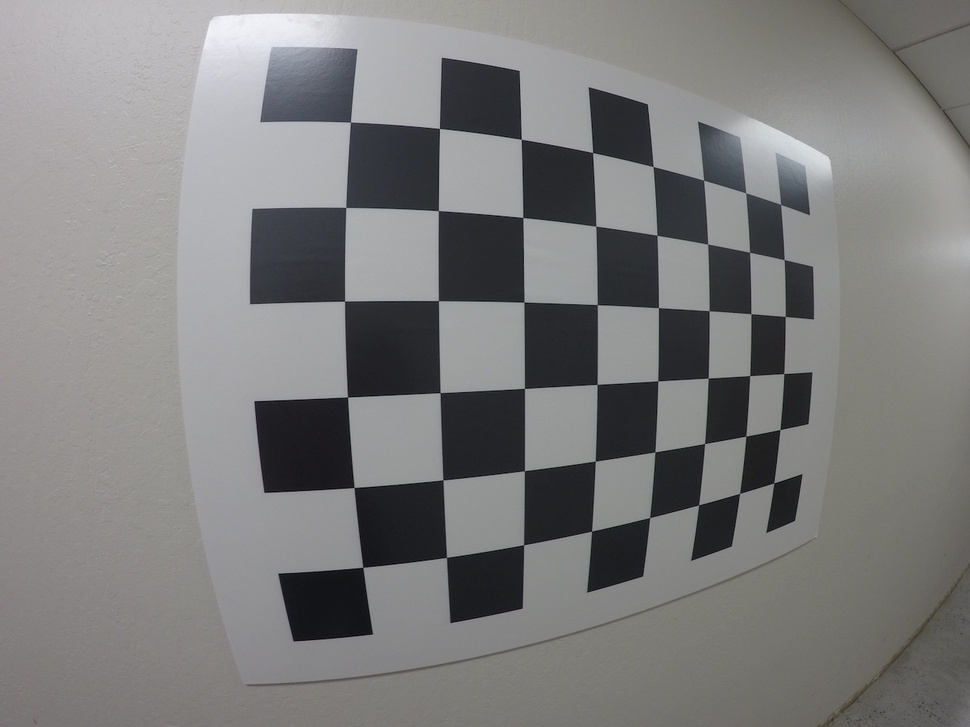
#> input picture calibration_wide/GOPR0032.jpg, 970 x 727 px, shrunk from 1280 x 960 before the run; its folder holds only this picture in this run
$ jupyter execute --allow-errors camera_calibration.ipynb   (shell and % lines are left out)   (older library calls are emulated)
#> lines starting #> are read from the running program, lines starting #| are printed output that depends on the picture; after the words box and inside, x2 and y2 are one past the last pixel; in counts of white or black regions, pixels touching at a corner belong together; long printed decimals are rounded
[cell 1]
import numpy as np
import cv2
import glob
import matplotlib.pyplot as plt

# prepare object points, like (0,0,0), (1,0,0), (2,0,0) ....,(6,5,0)
# the first two dimesions are x and y and the last one is z which we put zero since we are talking about plain.
objp = np.zeros((6*8,3), np.float32)
objp[:,:2] = np.mgrid[0:8, 0:6].T.reshape(-1,2)

# Arrays to store object points and image points from all the images.
objpoints = [] # 3d points in real world space
imgpoints = [] # 2d points in image plane.

# Make a list of calibration images
images = glob.glob('calibration_wide/GO*.jpg')

# Step through the list and search for chessboard corners
for idx, fname in enumerate(images):
    img = cv2.imread(fname)
#> img is the input picture: shape (727, 970, 3); mean B, G, R 124.7, 124.9, 125.1
    gray = cv2.cvtColor(img, cv2.COLOR_BGR2GRAY)

    # Find the chessboard corners
    ret, corners = cv2.findChessboardCorners(gray, (8,6), None)
#> ret = True; corners = 48 rows, first 8: [350.4, 122], [439.4, 128.4], [521.3, 139.2], [592.7, 152.7], [653.1, 166.5], [703.6, 180.2], [745.7, 192.7], [780.6, 204.5]

    # If found, add object points, image points
    if ret == True:
        objpoints.append(objp)
        imgpoints.append(corners)

        # Draw and display the corners
        cv2.drawChessboardCorners(img, (8,6), corners, ret)
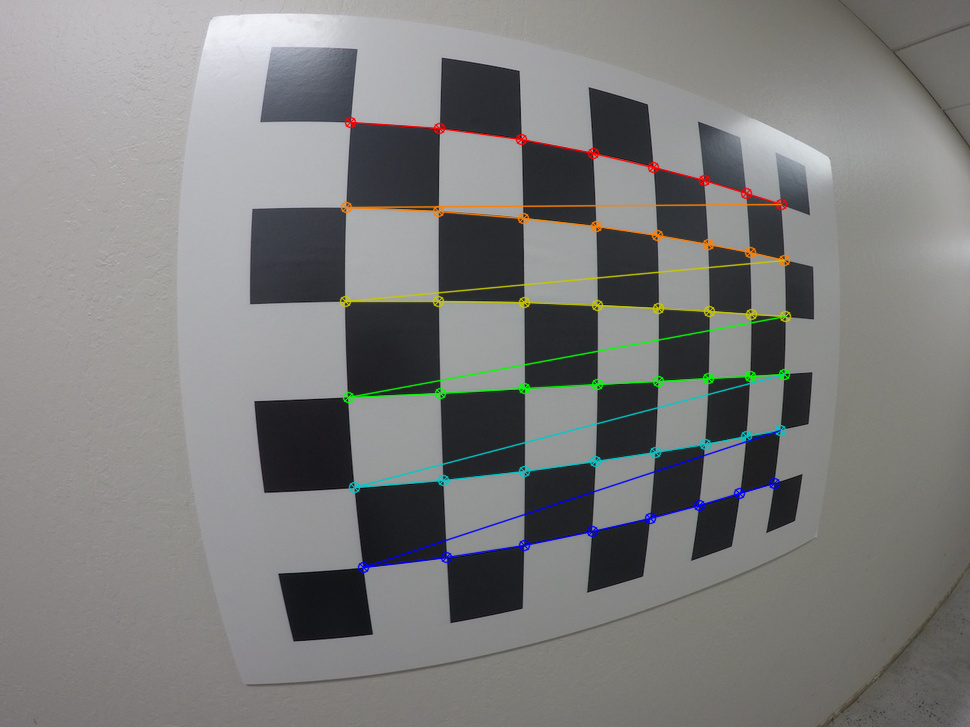
#> img: shape (727, 970, 3); 2.55% of pixels changed, all inside (x1, y1, x2, y2) = (339, 116, 792, 574)
        # [4 lines of commented-out code are left out]
print(corners[0])
#| [[350.425 122.044]]
cv2.destroyAllWindows()
print (objpoints[0].shape)
print (imgpoints[0].shape)
#| (48, 1, 2)

## Restoring distorted images

[cell 2]
import pickle

# Test undistortion on an image
img = cv2.imread('calibration_wide/test_image.jpg')
#> (the rest of this cell did not finish here and is left out)

[cell 3]
import numpy as np
import cv2
import matplotlib.pyplot as plt
import matplotlib.image as mpimg
import pickle

# Read in an image
#> (the rest of this cell did not finish here and is left out)

[cell 4]
import numpy as np
import cv2
import matplotlib.pyplot as plt
import matplotlib.image as mpimg


image = mpimg.imread('test_images/straight_lines2.jpg')
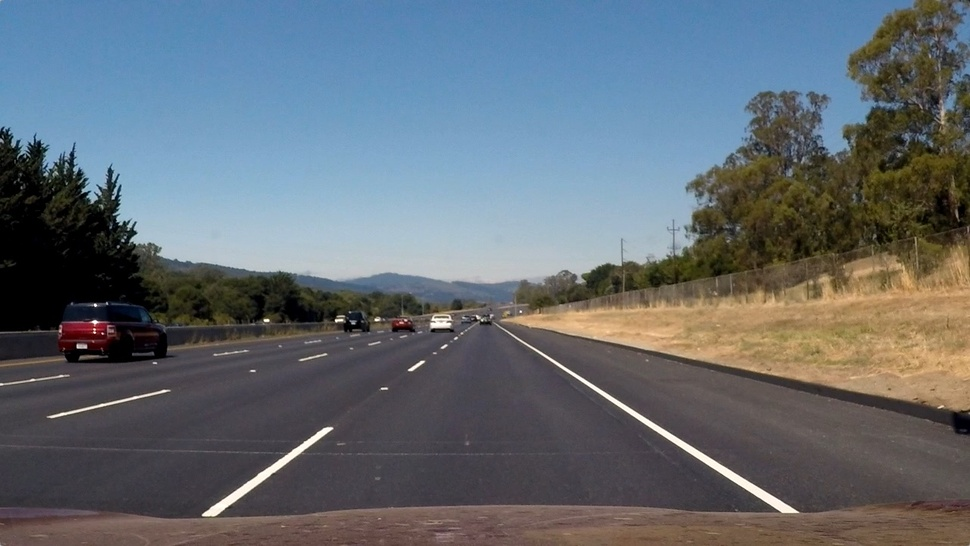
#> input picture test_images/straight_lines2.jpg, 970 x 546 px, shrunk from 1280 x 720 before the run
#> image is the input picture: shape (546, 970, 3); mean R, G, B 99.4, 107.7, 115.1

# Edit this function to create your own pipeline.
def pipeline(img, s_thresh=(170, 255), sx_thresh=(20, 100)):
#> called with s_thresh = (170, 255), sx_thresh = (20, 100)
    img = np.copy(img)
    # Convert to HLS color space and separate the V channel
    hls = cv2.cvtColor(img, cv2.COLOR_RGB2HLS).astype(np.float)
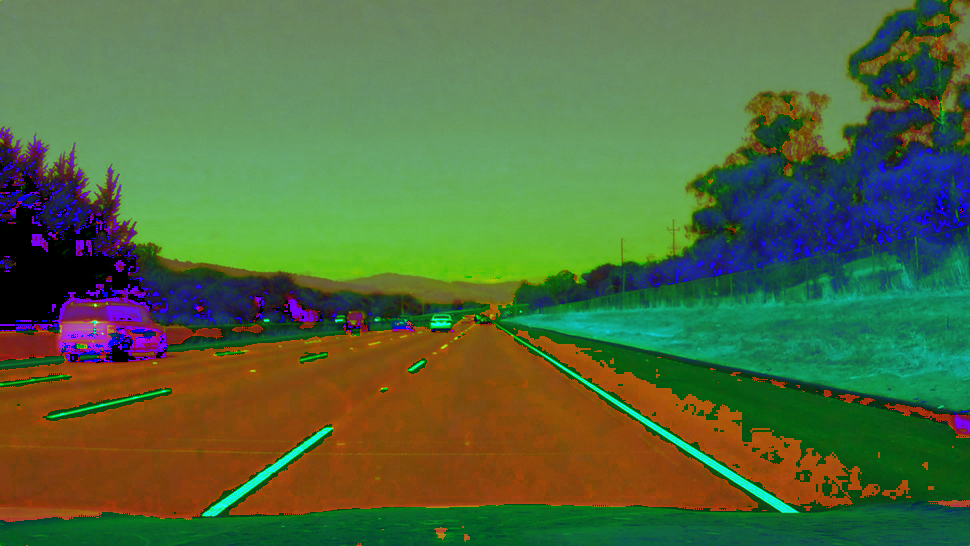
#> hls: shape (546, 970, 3) float64; mean R, G, B 81.3, 107, 62.3

    l_channel = hls[:,:,1]
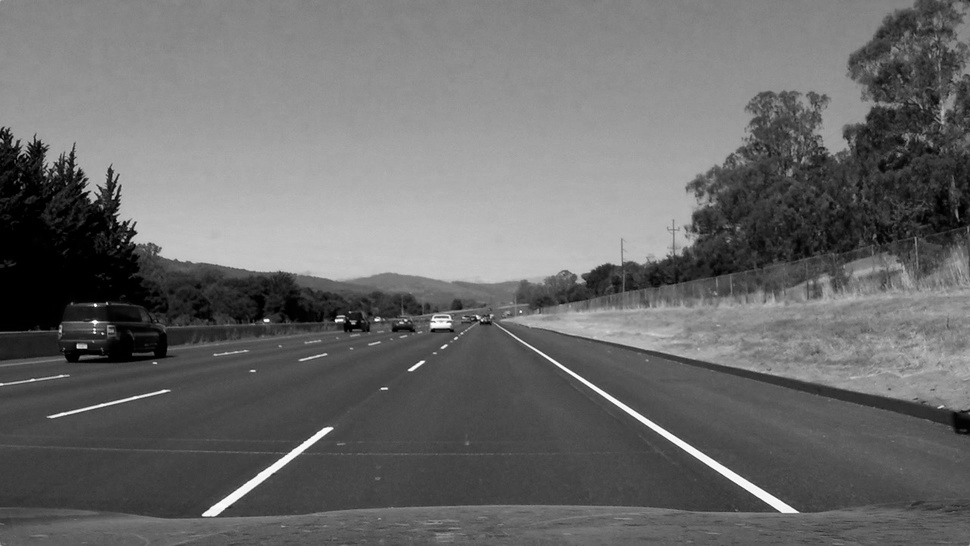
#> l_channel: shape (546, 970) float64; min 0, max 254, mean 107
    s_channel = hls[:,:,2]
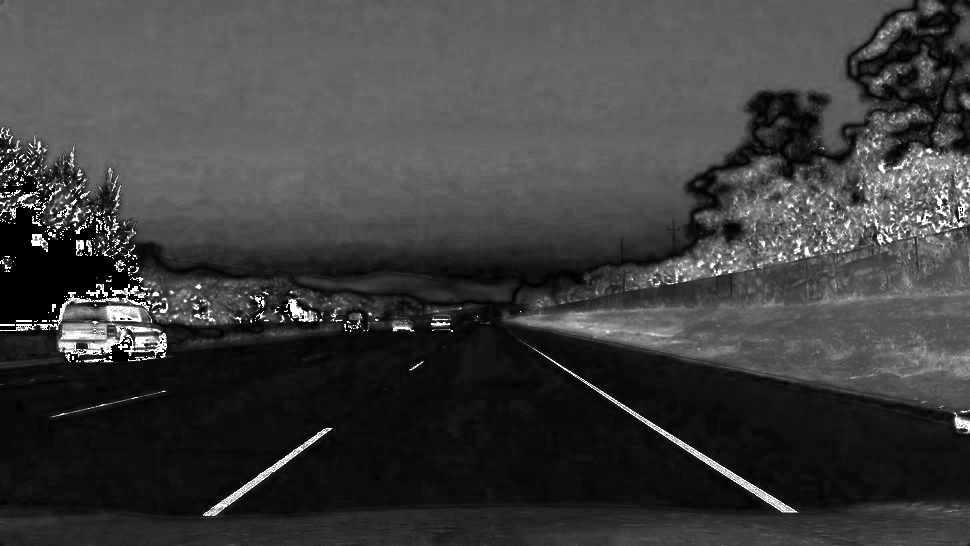
#> s_channel: shape (546, 970) float64; min 0, max 255, mean 62.3
    # Sobel x
    gray = cv2.cvtColor(img, cv2.COLOR_RGB2GRAY)
#> gray: shape (546, 970)
    sobelx = cv2.Sobel(gray, cv2.CV_64F, 1, 0) # Take the derivative in x
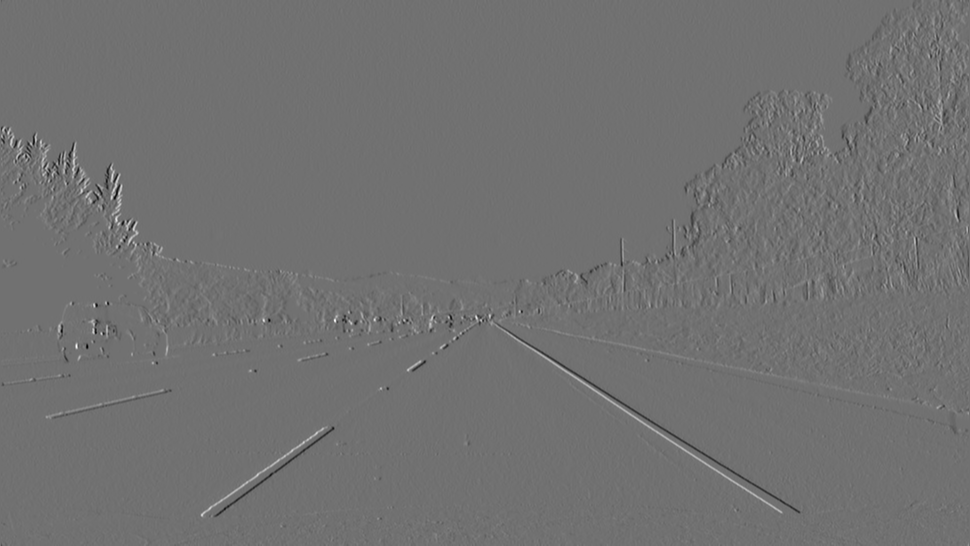
#> sobelx: shape (546, 970) float64; min -680, max 850, mean 0.3; drawn with min black and max white
    abs_sobelx = np.absolute(sobelx) # Absolute x derivative to accentuate lines away from horizontal
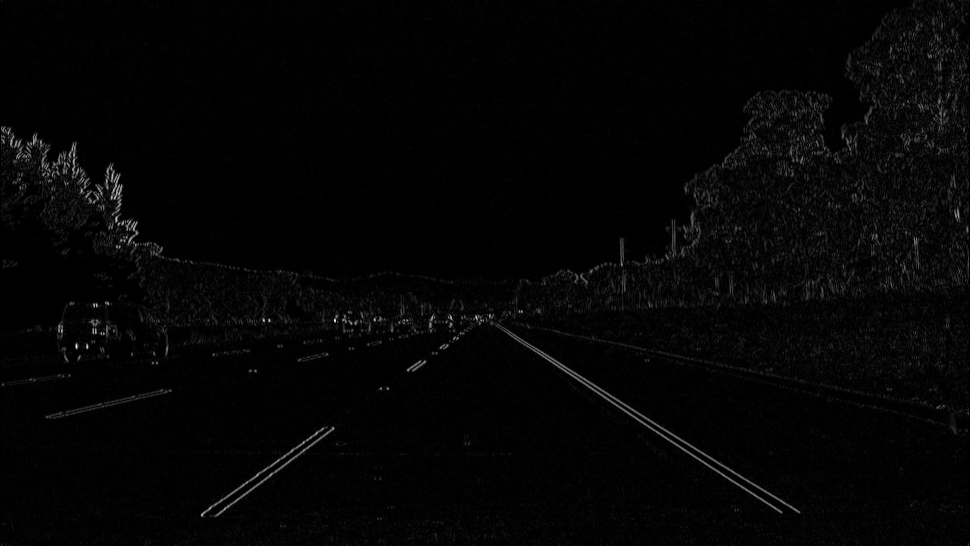
#> abs_sobelx: shape (546, 970) float64; min 0, max 850, mean 16.8; drawn with min black and max white
    scaled_sobel = np.uint8(255*abs_sobelx/np.max(abs_sobelx))

    # Threshold x gradient
    sxbinary = np.zeros_like(scaled_sobel)
    sxbinary[(scaled_sobel >= sx_thresh[0]) & (scaled_sobel <= sx_thresh[1])] = 1
    # Threshold color channel
    s_binary = np.zeros_like(s_channel)
    s_binary[(s_channel > s_thresh[0]) & (s_channel <= s_thresh[1])] = 1
    # Stack each channel
    # Note color_binary[:, :, 0] is all 0s, effectively an all black image. It might
    # be beneficial to replace this channel with something else.
    color_binary = np.dstack(( np.zeros_like(sxbinary), sxbinary, s_binary)) * 255
    combined_binary = np.zeros_like(sxbinary)
    combined_binary[(s_binary == 1) | (sxbinary == 1)] = 1
    return combined_binary

result = pipeline(image)
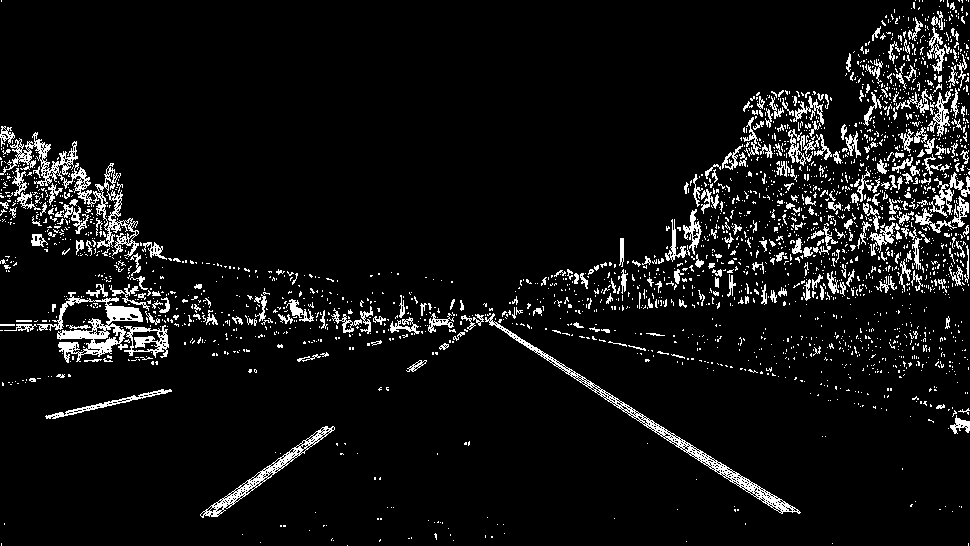
#> result: shape (546, 970); values 0 (black) and 1 (white), 6.8% white in thin lines or dots

# Plot the result
f, (ax1, ax2) = plt.subplots(1, 2, figsize=(24, 9))
f.tight_layout()

ax1.imshow(image)
ax1.set_title('Original Image', fontsize=40)

ax2.imshow(result, cmap='gray')
ax2.set_title('Pipeline Result', fontsize=40)
plt.subplots_adjust(left=0., right=1, top=0.9, bottom=0.)
